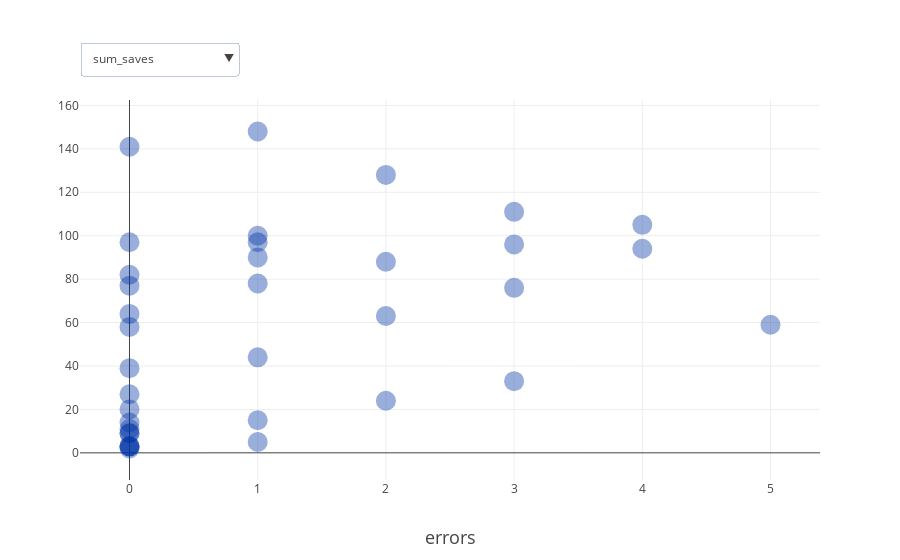

Notebook cell for this chart:
### Markdown cell above
## Hero or zero?

### Code cell
errors = goalkeepers['sum_errors_leading_to_goal'] 
+ goalkeepers['sum_errors_leading_to_goal_attempt']
+ goalkeepers['sum_penalties_conceded']
+ goalkeepers['sum_own_goals']
+ goalkeepers['sum_fouls']
+ goalkeepers['sum_red_cards']
+ goalkeepers['sum_yellow_cards']
tmp_gkp = goalkeepers.assign(errors=errors)
gk2 = get_figure(tmp_gkp[(tmp_gkp['sum_saves']>0)], 
                 'errors', 
                 ['sum_saves','sum_penalties_saved'],
                 '',
                 map_position_to_color('Goalkeeper'))
plotly.offline.iplot(gk2)

### Figure 1 — Plotly figure (JSON) as saved in the notebook; plotly's stock layout.template omitted (floating-point values rounded to 4 significant figures)
{"data": [{"hovertemplate": "<b>%{text}</b><br><br>sum_saves: %{y:.2f}</br>errors: %{x:.2f}</br><extra></extra>", "marker": {"color": "rgba(0,53,166, 0.4)", "size": 20}, "mode": "markers", "text": ["Alex McCarthy", "Alisson Ramses Becker", "Angus Gunn", "Artur Boruc", "Asmir Begovic", "Ben Foster", "Ben Hamer", "Bernd Leno", "David Button", "Ederson Santana de Moraes", "Fabricio Agosto Ramírez", "Fraser Forster", "Hugo Lloris", "Joel Coleman", "Joe Hart", "John Ruddy", "Jonas Lössl", "Jordan Pickford", "Julian Speroni", "Kasper Schmeichel", "Kepa Arrizabalaga", "Lukasz Fabianski", "Marcus Bettinelli", "Mark Travers", "Martin Dubravka", "Mathew Ryan", "Michel Vorm", "Neil Etheridge", "Paulo Gazzaniga", "Petr Cech", "Rui Pedro dos Santos Patrício", "Sergio Rico", "Tom Heaton", "Vicente Guaita", "Wayne Hennessey", "Willy Caballero"], "type": "scatter", "uid": "00730f83-5baa-496d-8fe4-7b5c153ae3ac", "x": [1, 3, 3, 0, 5, 2, 2, 4, 0, 0, 1, 0, 1, 0, 0, 0, 2, 4, 1, 1, 0, 1, 0, 0, 3, 0, 0, 0, 0, 0, 1, 3, 2, 0, 1, 0], "y": [78, 76, 33, 39, 59, 128, 24, 105, 14, 58, 15, 3, 100, 2, 77, 3, 88, 94, 5, 90, 82, 148, 20, 9, 96, 97, 9, 141, 11, 27, 97, 111, 63, 64, 44, 3]}, {"hovertemplate": "<b>%{text}</b><br><br>sum_penalties_saved: %{y:.2f}</br>errors: %{x:.2f}</br><extra></extra>", "marker": {"color": "rgba(0,53,166, 0.4)", "size": 20}, "mode": "markers", "text": ["Alex McCarthy", "Alisson Ramses Becker", "Angus Gunn", "Artur Boruc", "Asmir Begovic", "Ben Foster", "Ben Hamer", "Bernd Leno", "David Button", "Ederson Santana de Moraes", "Fabricio Agosto Ramírez", "Fraser Forster", "Hugo Lloris", "Joel Coleman", "Joe Hart", "John Ruddy", "Jonas Lössl", "Jordan Pickford", "Julian Speroni", "Kasper Schmeichel", "Kepa Arrizabalaga", "Lukasz Fabianski", "Marcus Bettinelli", "Mark Travers", "Martin Dubravka", "Mathew Ryan", "Michel Vorm", "Neil Etheridge", "Paulo Gazzaniga", "Petr Cech", "Rui Pedro dos Santos Patrício", "Sergio Rico", "Tom Heaton", "Vicente Guaita", "Wayne Hennessey", "Willy Caballero"], "type": "scatter", "uid": "9829cd41-f1d5-48e1-aee5-58e54e69814f", "visible": "legendonly", "x": [1, 3, 3, 0, 5, 2, 2, 4, 0, 0, 1, 0, 1, 0, 0, 0, 2, 4, 1, 1, 0, 1, 0, 0, 3, 0, 0, 0, 0, 0, 1, 3, 2, 0, 1, 0], "y": [0, 0, 1, 0, 0, 1, 0, 0, 0, 0, 0, 0, 2, 0, 1, 0, 1, 3, 0, 0, 1, 1, 1, 0, 0, 0, 0, 3, 0, 0, 0, 0, 0, 0, 1, 0]}], "layout": {"hovermode": "closest", "showlegend": false, "title": {"font": {"size": 21}, "text": ""}, "updatemenus": [{"active": 0, "buttons": [{"args": [{"visible": [true, false]}], "label": "sum_saves", "method": "update"}, {"args": [{"visible": [false, true]}], "label": "sum_penalties_saved", "method": "update"}], "pad": {"r": 0, "t": 10}, "x": 0, "xanchor": "left", "y": 1.18}], "xaxis": {"title": {"font": {"size": 18}, "text": "errors"}}, "yaxis": {"title": {"font": {"size": 18}, "text": ""}}}}
